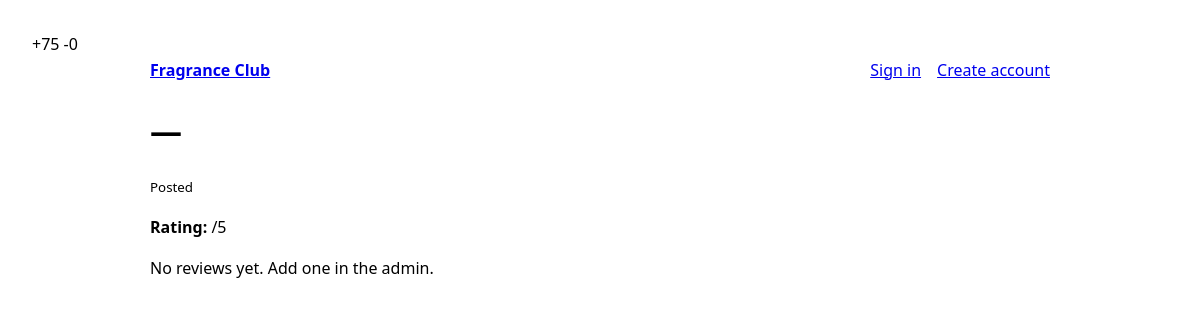
/reviews/, run on an earlier commit of the app's database.
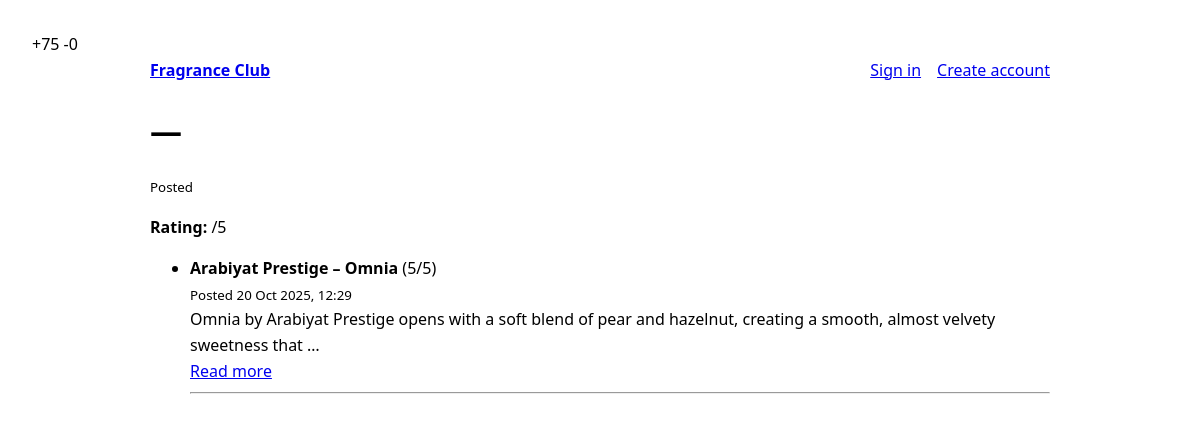
And on a later commit of the database.
### reviews/models.py (models this page shows, shortened)
class Review(models.Model):
    brand = models.CharField(max_length=80)
    fragrance_name = models.CharField(max_length=120)
    rating = models.PositiveSmallIntegerField()  # 1–5 later
    body = models.TextField()
    created = models.DateTimeField(auto_now_add=True)
    class Meta:
        ordering = ["-created"]

### reviews/views.py (the view)
# urls.py: path("", RedirectView.as_view(pattern_name="reviews:home", permanent=False), name="root"),
def home(request):
    reviews = Review.objects.only("brand", "fragrance_name", "rating", "body", "created")[:20]
    return render(request, "reviews/home.html", {"reviews": reviews})

### reviews/templates/reviews/home.html (shortened to what this page needs)
{% extends "reviews/base.html" %}
{% block content %}
  <h1>{{ review.brand }} — {{ review.fragrance_name }}</h1>
<p><small>Posted {{ review.created|date:"j M Y, H:i" }}</small></p>
<p><strong>Rating:</strong> {{ review.rating }}/5</p>
  {% if reviews %}
    <ul>
      {% for review in reviews %}
        <li>
          <strong>{{ review.brand }} – {{ review.fragrance_name }}</strong>
({{ review.rating }}/5)<br />
<small>Posted {{ review.created|date:"j M Y, H:i" }}</small><br />
{{ review.body|truncatewords:20 }}<br />
<a href="{% url 'reviews:detail' review.id %}">Read more</a>
        </li>
        <hr />
      {% endfor %}
    </ul>
  {% else %}
    <p>No reviews yet. Add one in the admin.</p>
  {% endif %}
{% endblock %}

### reviews/templates/reviews/base.html (shortened to what this page needs)
<!DOCTYPE html>
<html lang="en">
<head>
</head>
<body>
  <main class="container">
    <nav aria-label="Primary" style="display:flex;justify-content:space-between;align-items:center;margin-bottom:1rem;">
      <a href="{% url 'reviews:home' %}" style="font-weight:600;">Fragrance Club</a>
      <ul style="list-style:none;display:flex;gap:1rem;margin:0;padding:0;">
        {% if user.is_authenticated %}
          <li>
            <span>Welcome, <strong>{{ user.username }}</strong></span>
          </li>
          <li>
            <!--
              Sign out link (GET method) with ?next redirect
              Simpler and avoids CSRF issues.
              Redirects user to reviews home after logout.
            -->
            <li>
  <form method="post" action="{% url 'logout' %}" style="display:inline;">
    {% csrf_token %}
    <input type="hidden" name="next" value="{% url 'reviews:home' %}">
    <button type="submit">Sign out</button>
  </form>
            </li>
        {% else %}
          <li>
            <a href="{% url 'login' %}">Sign in</a>
          </li>
          <li>
            <a href="{% url 'reviews:signup' %}">Create account</a>
          </li>
        {% endif %}
      </ul>
    </nav>
    {% block content %}{% endblock %}
  </main>
</body>
</html>

### reviews/templates/reviews/base.html (style rules this page uses)
body { font-family: system-ui, sans-serif; margin: 2rem; line-height: 1.6; }
.container { max-width: 900px; margin: 0 auto; }

What changed in the data, as far as the page shows it:
added Review: brand "Arabiyat Prestige", fragrance_name "Omnia", rating "5", created "20 Oct 2025, 12:29", body "Omnia by Arabiyat Prestige opens with a soft blend of pear and hazelnut, creating a smooth, almost velvety sweetness that …"
Also different on the page:
text no longer shown: "No reviews yet. Add one in the admin."
